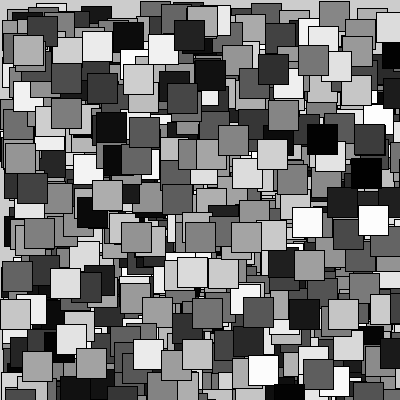
Frame 1 (no input)
Frame 60 (the mouse pressed at the canvas centre just before this capture): identical to frame 1, image omitted
Frame 120 (the mouse held since frame 60 and released just before this capture): identical to frame 1, image omitted

The Processing sketch that drew this single still picture (run headless with seeded random() and noise(); from frame 60 on, the mouse is pressed at the canvas centre):

// Processing sketch: processing_62869
// ── processing_62869.pde

/*

Array

*/

int value = 1000;
color[] c = new color[value];
float[] posX = new float[value];
float[] posY = new float[value];

void setup(){
  size(400,400);
  for(int i = 0; i < value; i++){
    c[i] = (int)random(255);
    posX[i] = random(width);
    posY[i] = random(height);
  }
}

void draw(){
  
  for(int i = 0; i < value; i++){
    fill(c[i]);
    rect(posX[i],posY[i],30,30);
  }
  
}
